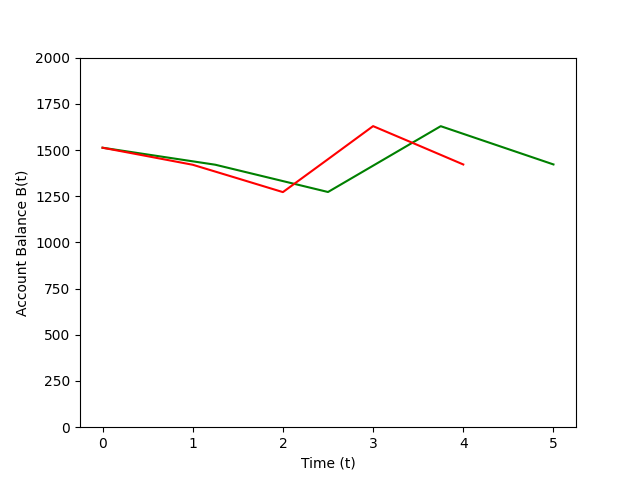

This chart was generated by the following Python code:
import numpy as np
import matplotlib.pyplot as plt
"""
Problem statement: 
The following information is available for a bank account: 
---------------------------------------------------
Date | Deposits | Withdrawals | Interest | Balance 
5/1  |          |             |          | 1512.33
     | 220.13   | 327.26      |          | 
6/1  |          |             |          |
     | 216.80   | 378.61      |          | 
7/1  |          |             |          |
     | 450.25   | 106.80      |          | 
8/1  |          |             |          |
     | 127.31   | 350.61      |          | 
9/1  |          |             |          |
---------------------------------------------------
Note that the money earns interest, which is computed as
Interest = iB_{i}
where i = the interest rate expressed as a fraction per month
B_{i=the initial balance at the beginning of the month}.
(a) Use the conservation of cash to compute the balance on 6/1,
    7/1, 8/1, and 9/1 if the interest rate is 1% per month (i = 
    0.01/month). Show each step in the computation. 
(b) Write a differential equation for the cash balance in the form 
    dB/dt = f(D(t), W(t), i)
    where t = time (months), D(t) = deposits as a function of time ($/month),
    W(t) = withdrawals as a function of time ($/month). For this case, assume 
    that interest is compounded continuously; that is, interest = iB.
(c) Use Euler's method with a time step of 0.5 month to simulate the balance. 
    Assume that the deposits and withdrawals are applied uniformly over the
    month.
(d) Develop a plot of balance versus time for (a) and (c).
"""

deposits = [220.13, 216.80, 450.25, 127.31]
withdrawals = [327.26, 378.61, 106.80, 350.61]

def compute_balance(starting_balance, rate): 
    balances = [starting_balance]
    interest_earned = [0]
    for deposit, withdrawal in zip(deposits, withdrawals):
        interest = balances[-1] * (rate)
        interest_earned.append(interest)
        balances.append(balances[-1] + interest + deposit - withdrawal)
    return balances, interest_earned

def simulate_acc_balance(starting_balance, rate, step): 
    balances = [starting_balance]
    t = [0]
    index = 0
    while np.floor(index) < len(deposits):
        effective_index = int(np.floor(index))
        balances.append(balances[-1] + (deposits[effective_index] - withdrawals[effective_index] + rate*balances[-1])*step)
        index += step
        t.append(index)
    return t, balances

final_balances, interest_earned = compute_balance(1512.33, 0.01)
t, balances = simulate_acc_balance(1512.33, 0.01, 0.5)
print("\n(a)")
for index, balance in enumerate(final_balances):
    print(f"Balance on {5+index}/1: {balance:.2f}")

print("\n(c)")
for time, balance in zip(t, balances):
    print(f"Balance on {time}: {balance:.2f}")


plt.xlabel("Time (t)")
plt.ylabel("Account Balance B(t)")
t1 = np.linspace(0, 5, 5)
plt.ylim(0, 2000)
plt.plot(t1, final_balances, 'green')
plt.plot(t, balances, 'red')
plt.savefig('p1_6.png')
plt.show()
